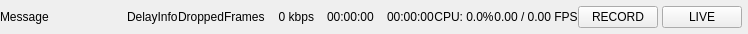
<?xml version="1.0" encoding="UTF-8"?>
<ui version="4.0">
 <class>StatusBarWidget</class>
 <widget class="QWidget" name="StatusBarWidget">
  <property name="geometry">
   <rect>
    <x>0</x>
    <y>0</y>
    <width>748</width>
    <height>34</height>
   </rect>
  </property>
  <property name="minimumSize">
   <size>
    <width>0</width>
    <height>34</height>
   </size>
  </property>
  <property name="windowTitle">
   <string>Form</string>
  </property>
  <layout class="QHBoxLayout" name="horizontalLayout">
   <property name="spacing">
    <number>0</number>
   </property>
   <property name="leftMargin">
    <number>0</number>
   </property>
   <property name="topMargin">
    <number>0</number>
   </property>
   <property name="rightMargin">
    <number>6</number>
   </property>
   <property name="bottomMargin">
    <number>0</number>
   </property>
   <item>
    <widget class="QFrame" name="messageFrame">
     <property name="sizePolicy">
      <sizepolicy hsizetype="Expanding" vsizetype="Preferred">
       <horstretch>0</horstretch>
       <verstretch>0</verstretch>
      </sizepolicy>
     </property>
     <property name="styleSheet">
      <string notr="true">border: none;</string>
     </property>
     <property name="frameShape">
      <enum>QFrame::Shape::NoFrame</enum>
     </property>
     <property name="frameShadow">
      <enum>QFrame::Shadow::Plain</enum>
     </property>
     <layout class="QHBoxLayout" name="horizontalLayout_9">
      <property name="leftMargin">
       <number>0</number>
      </property>
      <property name="topMargin">
       <number>0</number>
      </property>
      <property name="rightMargin">
       <number>0</number>
      </property>
      <property name="bottomMargin">
       <number>0</number>
      </property>
      <item>
       <widget class="QLabel" name="message">
        <property name="sizePolicy">
         <sizepolicy hsizetype="Ignored" vsizetype="Maximum">
          <horstretch>0</horstretch>
          <verstretch>0</verstretch>
         </sizepolicy>
        </property>
        <property name="text">
         <string>Message</string>
        </property>
       </widget>
      </item>
     </layout>
    </widget>
   </item>
   <item>
    <widget class="QFrame" name="delayFrame">
     <property name="frameShape">
      <enum>QFrame::Shape::NoFrame</enum>
     </property>
     <property name="frameShadow">
      <enum>QFrame::Shadow::Plain</enum>
     </property>
     <property name="lineWidth">
      <number>0</number>
     </property>
     <layout class="QHBoxLayout" name="horizontalLayout_7">
      <property name="leftMargin">
       <number>0</number>
      </property>
      <property name="topMargin">
       <number>0</number>
      </property>
      <property name="rightMargin">
       <number>0</number>
      </property>
      <property name="bottomMargin">
       <number>0</number>
      </property>
      <item>
       <widget class="QLabel" name="delayInfo">
        <property name="sizePolicy">
         <sizepolicy hsizetype="Maximum" vsizetype="Maximum">
          <horstretch>0</horstretch>
          <verstretch>0</verstretch>
         </sizepolicy>
        </property>
        <property name="text">
         <string>DelayInfo</string>
        </property>
       </widget>
      </item>
     </layout>
    </widget>
   </item>
   <item>
    <widget class="QFrame" name="issuesFrame">
     <property name="frameShape">
      <enum>QFrame::Shape::NoFrame</enum>
     </property>
     <property name="frameShadow">
      <enum>QFrame::Shadow::Plain</enum>
     </property>
     <property name="lineWidth">
      <number>0</number>
     </property>
     <layout class="QHBoxLayout" name="horizontalLayout_6">
      <property name="leftMargin">
       <number>0</number>
      </property>
      <property name="topMargin">
       <number>0</number>
      </property>
      <property name="rightMargin">
       <number>0</number>
      </property>
      <property name="bottomMargin">
       <number>0</number>
      </property>
      <item>
       <widget class="QLabel" name="droppedFrames">
        <property name="sizePolicy">
         <sizepolicy hsizetype="Maximum" vsizetype="Maximum">
          <horstretch>0</horstretch>
          <verstretch>0</verstretch>
         </sizepolicy>
        </property>
        <property name="text">
         <string>DroppedFrames</string>
        </property>
       </widget>
      </item>
     </layout>
    </widget>
   </item>
   <item>
    <widget class="QFrame" name="networkFrame">
     <property name="frameShape">
      <enum>QFrame::Shape::NoFrame</enum>
     </property>
     <property name="frameShadow">
      <enum>QFrame::Shadow::Plain</enum>
     </property>
     <property name="lineWidth">
      <number>0</number>
     </property>
     <layout class="QHBoxLayout" name="horizontalLayout_4">
      <property name="spacing">
       <number>6</number>
      </property>
      <property name="leftMargin">
       <number>0</number>
      </property>
      <property name="topMargin">
       <number>0</number>
      </property>
      <property name="rightMargin">
       <number>0</number>
      </property>
      <property name="bottomMargin">
       <number>0</number>
      </property>
      <item>
       <widget class="QLabel" name="statusIcon">
        <property name="sizePolicy">
         <sizepolicy hsizetype="Maximum" vsizetype="Maximum">
          <horstretch>0</horstretch>
          <verstretch>0</verstretch>
         </sizepolicy>
        </property>
        <property name="text">
         <string/>
        </property>
        <property name="pixmap">
         <pixmap resource="obs.qrc">:/res/images/network-inactive.svg</pixmap>
        </property>
       </widget>
      </item>
      <item>
       <widget class="QLabel" name="kbps">
        <property name="enabled">
         <bool>true</bool>
        </property>
        <property name="sizePolicy">
         <sizepolicy hsizetype="Maximum" vsizetype="Maximum">
          <horstretch>0</horstretch>
          <verstretch>0</verstretch>
         </sizepolicy>
        </property>
        <property name="text">
         <string>0 kbps</string>
        </property>
        <property name="alignment">
         <set>Qt::AlignmentFlag::AlignRight|Qt::AlignmentFlag::AlignTrailing|Qt::AlignmentFlag::AlignVCenter</set>
        </property>
       </widget>
      </item>
     </layout>
    </widget>
   </item>
   <item>
    <widget class="QFrame" name="streamFrame">
     <property name="frameShape">
      <enum>QFrame::Shape::NoFrame</enum>
     </property>
     <property name="frameShadow">
      <enum>QFrame::Shadow::Plain</enum>
     </property>
     <property name="lineWidth">
      <number>0</number>
     </property>
     <layout class="QHBoxLayout" name="horizontalLayout_3">
      <property name="leftMargin">
       <number>0</number>
      </property>
      <property name="topMargin">
       <number>0</number>
      </property>
      <property name="rightMargin">
       <number>0</number>
      </property>
      <property name="bottomMargin">
       <number>0</number>
      </property>
      <item>
       <widget class="QLabel" name="streamIcon">
        <property name="sizePolicy">
         <sizepolicy hsizetype="Maximum" vsizetype="Maximum">
          <horstretch>0</horstretch>
          <verstretch>0</verstretch>
         </sizepolicy>
        </property>
        <property name="text">
         <string/>
        </property>
        <property name="pixmap">
         <pixmap resource="obs.qrc">:/res/images/streaming-inactive.svg</pixmap>
        </property>
        <property name="scaledContents">
         <bool>false</bool>
        </property>
       </widget>
      </item>
      <item>
       <widget class="QLabel" name="streamTime">
        <property name="enabled">
         <bool>true</bool>
        </property>
        <property name="sizePolicy">
         <sizepolicy hsizetype="Maximum" vsizetype="Maximum">
          <horstretch>0</horstretch>
          <verstretch>0</verstretch>
         </sizepolicy>
        </property>
        <property name="text">
         <string>00:00:00</string>
        </property>
       </widget>
      </item>
     </layout>
    </widget>
   </item>
   <item>
    <widget class="QFrame" name="recordFrame">
     <property name="sizePolicy">
      <sizepolicy hsizetype="Preferred" vsizetype="Preferred">
       <horstretch>0</horstretch>
       <verstretch>0</verstretch>
      </sizepolicy>
     </property>
     <property name="frameShape">
      <enum>QFrame::Shape::NoFrame</enum>
     </property>
     <property name="frameShadow">
      <enum>QFrame::Shadow::Plain</enum>
     </property>
     <property name="lineWidth">
      <number>0</number>
     </property>
     <layout class="QHBoxLayout" name="horizontalLayout_2">
      <property name="leftMargin">
       <number>0</number>
      </property>
      <property name="topMargin">
       <number>0</number>
      </property>
      <property name="rightMargin">
       <number>0</number>
      </property>
      <property name="bottomMargin">
       <number>0</number>
      </property>
      <item>
       <widget class="QLabel" name="recordIcon">
        <property name="sizePolicy">
         <sizepolicy hsizetype="Maximum" vsizetype="Maximum">
          <horstretch>0</horstretch>
          <verstretch>0</verstretch>
         </sizepolicy>
        </property>
        <property name="text">
         <string/>
        </property>
        <property name="pixmap">
         <pixmap resource="obs.qrc">:/res/images/recording-inactive.svg</pixmap>
        </property>
        <property name="scaledContents">
         <bool>false</bool>
        </property>
       </widget>
      </item>
      <item>
       <widget class="QLabel" name="recordTime">
        <property name="enabled">
         <bool>true</bool>
        </property>
        <property name="sizePolicy">
         <sizepolicy hsizetype="Maximum" vsizetype="Maximum">
          <horstretch>0</horstretch>
          <verstretch>0</verstretch>
         </sizepolicy>
        </property>
        <property name="text">
         <string>00:00:00</string>
        </property>
       </widget>
      </item>
     </layout>
    </widget>
   </item>
   <item>
    <widget class="QFrame" name="cpuFrame">
     <property name="frameShape">
      <enum>QFrame::Shape::NoFrame</enum>
     </property>
     <property name="frameShadow">
      <enum>QFrame::Shadow::Plain</enum>
     </property>
     <property name="lineWidth">
      <number>0</number>
     </property>
     <layout class="QHBoxLayout" name="horizontalLayout_5">
      <property name="leftMargin">
       <number>0</number>
      </property>
      <property name="topMargin">
       <number>0</number>
      </property>
      <property name="rightMargin">
       <number>0</number>
      </property>
      <property name="bottomMargin">
       <number>0</number>
      </property>
      <item>
       <widget class="QLabel" name="cpuUsage">
        <property name="sizePolicy">
         <sizepolicy hsizetype="Maximum" vsizetype="Maximum">
          <horstretch>0</horstretch>
          <verstretch>0</verstretch>
         </sizepolicy>
        </property>
        <property name="text">
         <string>CPU: 0.0%</string>
        </property>
        <property name="alignment">
         <set>Qt::AlignmentFlag::AlignCenter</set>
        </property>
       </widget>
      </item>
     </layout>
    </widget>
   </item>
   <item>
    <widget class="QFrame" name="fpsFrame">
     <property name="frameShape">
      <enum>QFrame::Shape::NoFrame</enum>
     </property>
     <property name="frameShadow">
      <enum>QFrame::Shadow::Plain</enum>
     </property>
     <property name="lineWidth">
      <number>0</number>
     </property>
     <layout class="QHBoxLayout" name="horizontalLayout_8">
      <property name="leftMargin">
       <number>0</number>
      </property>
      <property name="topMargin">
       <number>0</number>
      </property>
      <property name="rightMargin">
       <number>0</number>
      </property>
      <property name="bottomMargin">
       <number>0</number>
      </property>
      <item>
       <widget class="QLabel" name="fpsCurrent">
        <property name="sizePolicy">
         <sizepolicy hsizetype="Maximum" vsizetype="Maximum">
          <horstretch>0</horstretch>
          <verstretch>0</verstretch>
         </sizepolicy>
        </property>
        <property name="text">
         <string>0.00 / 0.00 FPS</string>
        </property>
        <property name="alignment">
         <set>Qt::AlignmentFlag::AlignCenter</set>
        </property>
       </widget>
      </item>
     </layout>
    </widget>
   </item>
   <item>
    <widget class="QFrame" name="buttonFrame">
     <property name="frameShape">
      <enum>QFrame::Shape::NoFrame</enum>
     </property>
     <property name="frameShadow">
      <enum>QFrame::Shadow::Plain</enum>
     </property>
     <property name="lineWidth">
      <number>0</number>
     </property>
     <layout class="QHBoxLayout" name="horizontalLayout_18">
      <property name="spacing">
       <number>4</number>
      </property>
      <property name="leftMargin">
       <number>0</number>
      </property>
      <property name="topMargin">
       <number>0</number>
      </property>
      <property name="rightMargin">
       <number>0</number>
      </property>
      <property name="bottomMargin">
       <number>0</number>
      </property>
      <item>
       <widget class="QPushButton" name="recordButton">
        <property name="minimumSize">
         <size>
          <width>80</width>
          <height>0</height>
         </size>
        </property>
        <property name="text">
         <string>RECORD</string>
        </property>
       </widget>
      </item>
      <item>
       <widget class="QPushButton" name="liveButton">
        <property name="minimumSize">
         <size>
          <width>80</width>
          <height>0</height>
         </size>
        </property>
        <property name="autoFillBackground">
         <bool>false</bool>
        </property>
        <property name="text">
         <string>LIVE</string>
        </property>
       </widget>
      </item>
     </layout>
    </widget>
   </item>
  </layout>
 </widget>
 <resources>
  <include location="obs.qrc"/>
 </resources>
 <connections/>
</ui>
